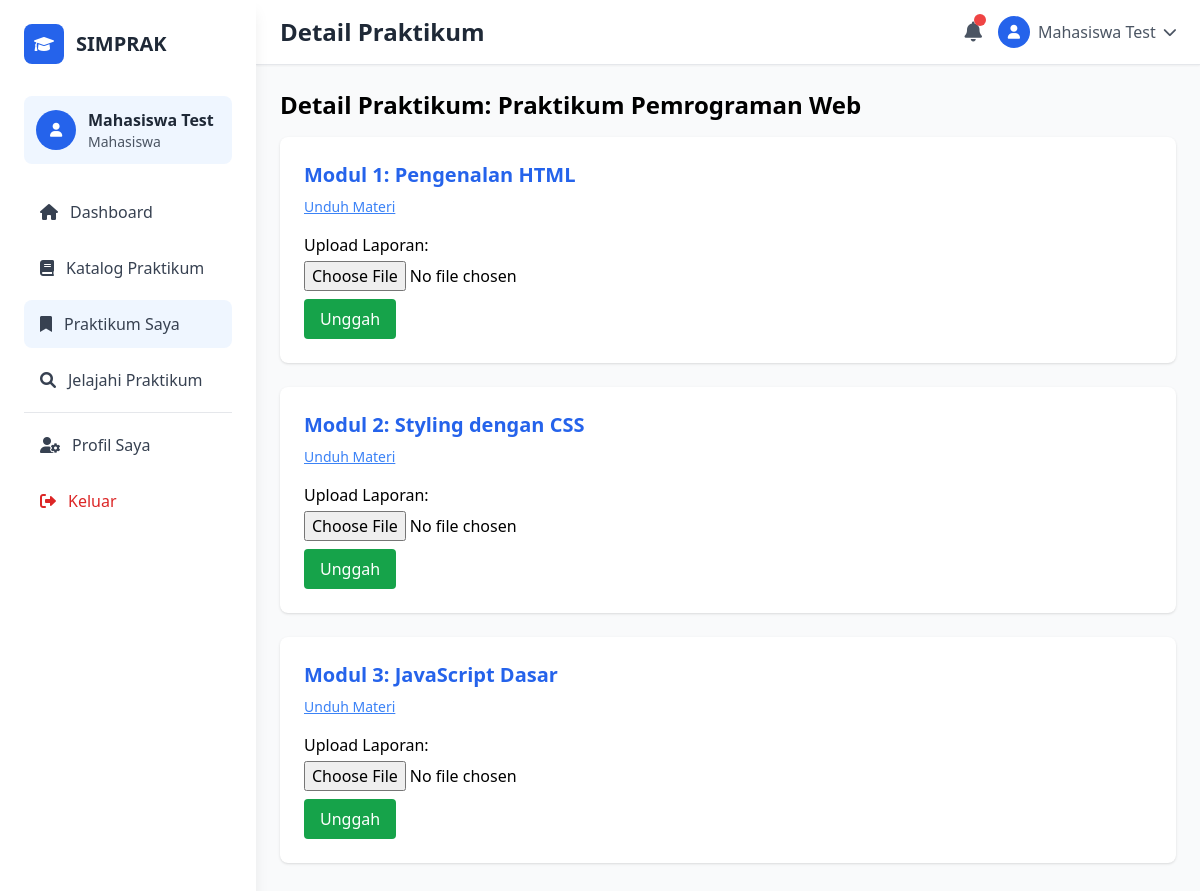
The app's page /mahasiswa/detail_praktikum.php?id=1 (signed in) with its own data.
### tables this page shows
CREATE TABLE `praktikum` (
  `id` int(11) NOT NULL,
  `asisten_id` int(11) NOT NULL,
  `nama` varchar(100) NOT NULL,
  `deskripsi` text NOT NULL,
  `durasi` varchar(50) DEFAULT NULL,
  `created_at` timestamp NOT NULL DEFAULT current_timestamp()
);

CREATE TABLE `modul` (
  `id` int(11) NOT NULL,
  `praktikum_id` int(11) DEFAULT NULL,
  `judul` varchar(255) DEFAULT NULL,
  `deskripsi` text DEFAULT NULL,
  `file_materi` varchar(255) DEFAULT NULL,
  `created_at` timestamp NOT NULL DEFAULT current_timestamp()
);

### mahasiswa/detail_praktikum.php (the view, shortened to what this page needs)
<?php
require_once '../config.php';
require_once 'templates/header_mahasiswa.php';
$praktikum_id = isset($_GET['id']) ? intval($_GET['id']) : 0;
$praktikumStmt = $conn->prepare("SELECT * FROM praktikum WHERE id = ?");
$praktikumStmt->bind_param("i", $praktikum_id);
$praktikumStmt->execute();
$praktikum = $praktikumStmt->get_result()->fetch_assoc();
$modulStmt = $conn->prepare("SELECT * FROM modul WHERE praktikum_id = ? ORDER BY created_at ASC");
$modulStmt->bind_param("i", $praktikum_id);
$modulStmt->execute();
$modulResult = $modulStmt->get_result();
?>
<h1 class="text-2xl font-bold mb-4">Detail Praktikum: <?= htmlspecialchars($praktikum['nama']) ?></h1>
<?php while ($modul = $modulResult->fetch_assoc()): ?>
<div class="bg-white rounded-lg shadow p-6 mb-6">
    <h2 class="text-xl font-semibold text-blue-600"><?= htmlspecialchars($modul['judul']) ?></h2>
    <?php if (!empty($modul['file_materi'])): ?>
    <p class="mt-2 text-sm">
        <a href="../uploads/<?= htmlspecialchars($modul['file_materi']) ?>" target="_blank"
            class="text-blue-500 underline">
            Unduh Materi
        </a>
    </p>
    <?php else: ?>
    <p class="text-sm text-gray-500 mt-2">Materi belum tersedia.</p>
    <?php endif; ?>
    <form method="POST" enctype="multipart/form-data" class="mt-4">
        <label class="block font-medium mb-1">Upload Laporan:</label>
        <input type="file" name="laporan" required class="mb-2 block">
        <button type="submit" name="upload_laporan"
            class="bg-green-600 text-white px-4 py-2 rounded hover:bg-green-700 transition">
            Unggah
        </button>
    </form>
</div>
<?php endwhile; ?>
<?php include 'templates/footer_mahasiswa.php'; ?>

### records on screen
praktikum: nama "Praktikum Pemrograman Web"
modul: judul "Modul 1: Pengenalan HTML"
modul: judul "Modul 2: Styling dengan CSS"
modul: judul "Modul 3: JavaScript Dasar"

### other values on screen
$_SESSION['nama'] "Mahasiswa Test"
$pageTitle "Detail Praktikum"
